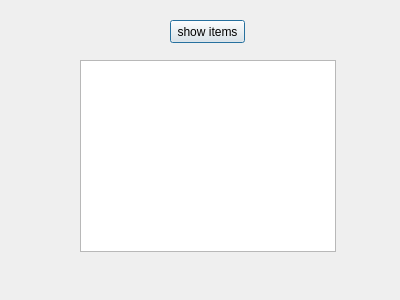
<?xml version="1.0" encoding="UTF-8"?>
<ui version="4.0">
 <class>report</class>
 <widget class="QDialog" name="report">
  <property name="geometry">
   <rect>
    <x>0</x>
    <y>0</y>
    <width>400</width>
    <height>300</height>
   </rect>
  </property>
  <property name="windowTitle">
   <string>Dialog</string>
  </property>
  <widget class="QTableView" name="tableView">
   <property name="geometry">
    <rect>
     <x>80</x>
     <y>60</y>
     <width>256</width>
     <height>192</height>
    </rect>
   </property>
  </widget>
  <widget class="QPushButton" name="showitems">
   <property name="geometry">
    <rect>
     <x>170</x>
     <y>20</y>
     <width>75</width>
     <height>23</height>
    </rect>
   </property>
   <property name="text">
    <string>show items</string>
   </property>
  </widget>
 </widget>
 <resources/>
 <connections/>
</ui>
